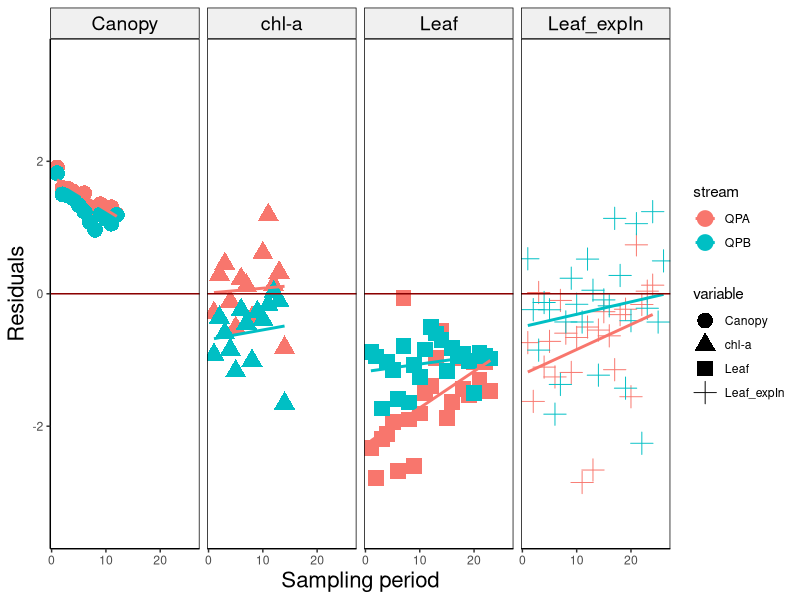

Generate this figure with R:




#--------------------------------------------
# All variables
# 09 May 2020
#PEGF
#--------------------------------------------
#

library(modelr)
library(ggplot2)
library(dplyr)
library(patchwork)

regression<- read.csv("regressions.csv")
regression

ggplot(regression, aes(Time, 
                       value, 
                       shape= variable , 
                       col = stream)) + 
 geom_point(size = 5) +
 geom_smooth(method = 'lm', se = F,  aes(color=stream)) + #, alpha = .15, aes(fill = stream)) +


xlab('Sampling period') + ylab("Residuals") + 
  theme(axis.title.x = element_text(size = 16, angle = 0)) +# axis x
  theme(axis.title.y = element_text(size = 16, angle = 90)) +
  
  geom_hline(yintercept = 0, color="darkred") +

theme(panel.grid.major = element_blank(), panel.grid.minor = element_blank(),
      panel.background = element_blank(), axis.line = element_line(colour = "black")) +
  theme(panel.border = element_rect(colour = "black", fill=NA, size=0.5)) +
  
  ylim(-3.5,3.5) +
  
  theme(strip.text.x  = element_text(size = 14, colour = "black", angle = 0)) +
  theme(strip.background = element_rect(colour = "black", fill = "grey94")) +

 facet_grid(~ variable)
  # facet_wrap(. ~ variable)
